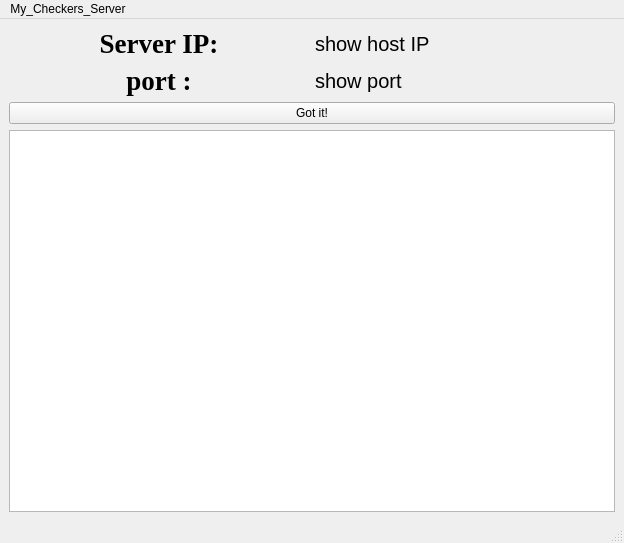
<?xml version="1.0" encoding="UTF-8"?>
<ui version="4.0">
 <class>MainWindow</class>
 <widget class="QMainWindow" name="MainWindow">
  <property name="geometry">
   <rect>
    <x>0</x>
    <y>0</y>
    <width>624</width>
    <height>543</height>
   </rect>
  </property>
  <property name="windowTitle">
   <string>MainWindow</string>
  </property>
  <widget class="QWidget" name="centralwidget">
   <layout class="QGridLayout" name="gridLayout">
    <item row="0" column="0">
     <widget class="QLabel" name="label">
      <property name="font">
       <font>
        <family>Times New Roman</family>
        <pointsize>20</pointsize>
        <bold>true</bold>
       </font>
      </property>
      <property name="text">
       <string>Server IP:</string>
      </property>
      <property name="alignment">
       <set>Qt::AlignCenter</set>
      </property>
     </widget>
    </item>
    <item row="0" column="1">
     <widget class="QLabel" name="IPLabel">
      <property name="font">
       <font>
        <pointsize>15</pointsize>
       </font>
      </property>
      <property name="text">
       <string>show host IP</string>
      </property>
     </widget>
    </item>
    <item row="1" column="0">
     <widget class="QLabel" name="label_2">
      <property name="font">
       <font>
        <family>Times New Roman</family>
        <pointsize>20</pointsize>
        <bold>true</bold>
       </font>
      </property>
      <property name="text">
       <string>port :</string>
      </property>
      <property name="alignment">
       <set>Qt::AlignCenter</set>
      </property>
     </widget>
    </item>
    <item row="1" column="1">
     <widget class="QLabel" name="portLabel">
      <property name="font">
       <font>
        <pointsize>15</pointsize>
       </font>
      </property>
      <property name="text">
       <string>show port</string>
      </property>
     </widget>
    </item>
    <item row="2" column="0" colspan="2">
     <widget class="QPushButton" name="gotitButton">
      <property name="text">
       <string>Got it!</string>
      </property>
     </widget>
    </item>
    <item row="3" column="0" colspan="2">
     <widget class="QTextEdit" name="textEdit">
      <property name="readOnly">
       <bool>true</bool>
      </property>
     </widget>
    </item>
   </layout>
  </widget>
  <widget class="QMenuBar" name="menubar">
   <property name="geometry">
    <rect>
     <x>0</x>
     <y>0</y>
     <width>624</width>
     <height>21</height>
    </rect>
   </property>
   <widget class="QMenu" name="menuMy_Checker_Server">
    <property name="title">
     <string>My_Checkers_Server</string>
    </property>
   </widget>
   <addaction name="menuMy_Checker_Server"/>
  </widget>
  <widget class="QStatusBar" name="statusbar"/>
 </widget>
 <resources/>
 <connections/>
</ui>
